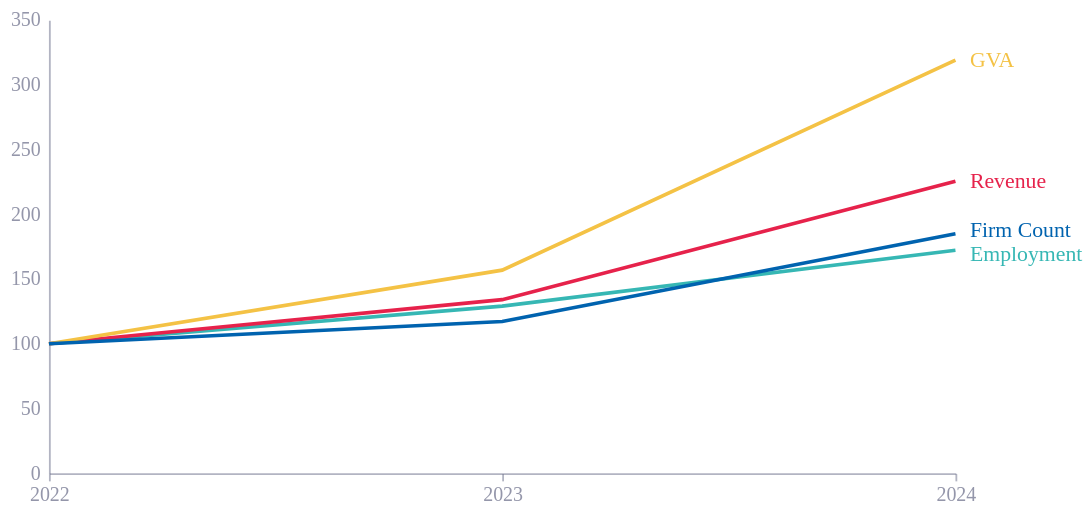

The code cell stored with this chart in its notebook:
### Code cell
# Create Chart 2: Growth Metrics Indexed (2022 = 100)
growth_line = alt.Chart(growth_indexed).mark_line(
).encode(
    x=alt.X('year:O',
            title=None,
            scale=alt.Scale(padding=0),
            axis=alt.Axis(labelAngle=0, grid=False)),
    y=alt.Y('indexed:Q',
            title='',
            axis=alt.Axis(grid=False)),
    color=alt.Color('metric:N',
                    scale=alt.Scale(
                        domain=['Employment', 'Revenue', 'GVA', 'Firm Count'],),
                    legend=None)
).properties(
    width=500,
    height=250
)

# Add metric labels on GVA 2024 point
labels = growth_indexed[growth_indexed['year'] == 2024]
labels['y_offset'] = labels['metric'].map({
    'Employment': -3,
    'Revenue': 0,
    'GVA': 0,
    'Firm Count': 3
})
labels['indexed_adjusted'] = labels['indexed'] + labels['y_offset']
metric_labels = alt.Chart(labels).mark_text(
    align='left',
    dx=8,
    fontSize=12
).encode(
    x=alt.X('year:O'),
    y=alt.Y('indexed_adjusted:Q'),
    text=alt.Text('metric:N'),
    color=alt.Color('metric:N',
                    scale=alt.Scale(
                        domain=['Employment', 'Revenue', 'GVA', 'Firm Count'],
                    ),
                    legend=None)
)

growth_line = growth_line + metric_labels
growth_line

### Figure 1 — Vega-Lite specification as saved in the notebook (floating-point values rounded to 4 significant figures)
{"config": {"font": "Circular Std", "text": {"color": "#676A86", "align": "left", "baseline": "middle", "dx": 7, "dy": 0, "fontSize": 11}, "view": {"stroke": null, "continuousWidth": 400, "continuousHeight": 300, "discreteWidth": 400, "discreteHeight": 300}, "range": {"category": ["#36B7B4", "#E6224B", "#F4C245", "#0063AF", "#00A767", "#179FDB", "#EB5C2E", "#5C267B", "#122B39"], "diverging": ["#E6224B", "#E54753", "#C9C9C9", "#179FDB", "#122B39"], "heatmap": ["#C9C9C9", "#179FDB", "#0063AF", "#122B39"], "ordinal": ["#00A767", "#36B7B4", "#179FDB", "#0063AF", "#243B5A"]}, "bar": {"color": "#179fdb"}, "line": {"color": "#e6224b"}, "rule": {"color": "#676A86"}, "area": {"opacity": 0.8}, "point": {"filled": true, "size": 80, "color": "#e6224b", "opacity": 0.95}, "geoshape": {"stroke": "white", "strokeWidth": 0.3}, "rect": {"fill": "#d6d4d4", "opacity": 0.3}, "axis": {"labelColor": "#676A86", "labelFontSize": 11, "labelFont": "Circular Std", "labelOpacity": 0.7, "tickColor": "#676A86", "tickOpacity": 0.5, "domainColor": "#676A86", "domainOpacity": 0.5, "gridColor": "#676A86", "gridDash": [2, 2], "gridOpacity": 0.5, "title": null, "titleColor": "#676A86", "titleOpacity": 0.8, "tickSize": 4}, "axisXDiscrete": {"grid": false, "labelAngle": 0, "tickCount": 10, "tickOpacity": 0.5, "title": null}, "axisYDiscrete": {"ticks": false, "labelPadding": 5}, "axisXTemporal": {"grid": false, "ticks": true}, "axisXQuantitative": {"grid": true}, "axisYQuantitative": {"gridColor": "#676A86", "gridDash": [1, 5], "gridOpacity": 0.5, "ticks": false, "labelPadding": 5, "tickCount": 8, "titleAngle": 0, "titleAlign": "left", "titleBaseline": "bottom", "titleX": 0, "titleY": -5}, "title": {"color": "#676A86E6", "subtitleColor": "#676A86", "font": "Circular Std", "subtitleFont": "Circular Std", "anchor": "start", "fontSize": 14, "subtitleFontSize": 12, "subtitlePadding": 4, "offset": 0, "frame": "group"}, "legend": {"titleColor": "#122b39", "title": null, "labelColor": "#122b39", "labelFontSize": 11}}, "layer": [{"data": {"name": "data-2ed144b4cbf73786b3554abb9c19e6cc"}, "mark": {"type": "line"}, "encoding": {"color": {"field": "metric", "legend": null, "scale": {"domain": ["Employment", "Revenue", "GVA", "Firm Count"]}, "type": "nominal"}, "x": {"axis": {"grid": false, "labelAngle": 0}, "field": "year", "scale": {"padding": 0}, "title": null, "type": "ordinal"}, "y": {"axis": {"grid": false}, "field": "indexed", "title": "", "type": "quantitative"}}}, {"data": {"name": "data-6ad7a33d9a20ef7ed72ccb9c4fbc41aa"}, "mark": {"type": "text", "align": "left", "dx": 8, "fontSize": 12}, "encoding": {"color": {"field": "metric", "legend": null, "scale": {"domain": ["Employment", "Revenue", "GVA", "Firm Count"]}, "type": "nominal"}, "text": {"field": "metric", "type": "nominal"}, "x": {"field": "year", "type": "ordinal"}, "y": {"field": "indexed_adjusted", "type": "quantitative"}}}], "height": 250, "width": 500, "$schema": "https://vega.github.io/schema/vega-lite/v6.4.1.json", "datasets": {"data-2ed144b4cbf73786b3554abb9c19e6cc": [{"year": 2022, "metric": "Employment", "value": 50040, "base_value": 50040, "indexed": 100.0}, {"year": 2023, "metric": "Employment", "value": 64539, "base_value": 50040, "indexed": 129.0}, {"year": 2024, "metric": "Employment", "value": 86139, "base_value": 50040, "indexed": 172.1}, {"year": 2022, "metric": "Revenue", "value": 10600, "base_value": 10600, "indexed": 100.0}, {"year": 2023, "metric": "Revenue", "value": 14200, "base_value": 10600, "indexed": 134.0}, {"year": 2024, "metric": "Revenue", "value": 23900, "base_value": 10600, "indexed": 225.5}, {"year": 2022, "metric": "GVA", "value": 3700, "base_value": 3700, "indexed": 100.0}, {"year": 2023, "metric": "GVA", "value": 5800, "base_value": 3700, "indexed": 156.8}, {"year": 2024, "metric": "GVA", "value": 11800, "base_value": 3700, "indexed": 318.9}, {"year": 2022, "metric": "Firm Count", "value": 3170, "base_value": 3170, "indexed": 100.0}, {"year": 2023, "metric": "Firm Count", "value": 3713, "base_value": 3170, "indexed": 117.1}, {"year": 2024, "metric": "Firm Count", "value": 5862, "base_value": 3170, "indexed": 184.9}], "data-6ad7a33d9a20ef7ed72ccb9c4fbc41aa": [{"year": 2024, "metric": "Employment", "value": 86139, "base_value": 50040, "indexed": 172.1, "y_offset": -3, "indexed_adjusted": 169.1}, {"year": 2024, "metric": "Revenue", "value": 23900, "base_value": 10600, "indexed": 225.5, "y_offset": 0, "indexed_adjusted": 225.5}, {"year": 2024, "metric": "GVA", "value": 11800, "base_value": 3700, "indexed": 318.9, "y_offset": 0, "indexed_adjusted": 318.9}, {"year": 2024, "metric": "Firm Count", "value": 5862, "base_value": 3170, "indexed": 184.9, "y_offset": 3, "indexed_adjusted": 187.9}]}}
